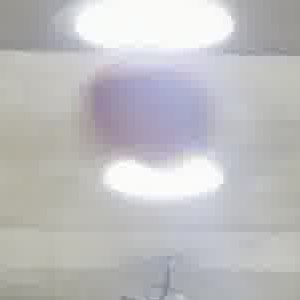
#> input picture src/images/basketball_crop.jpg, 300 x 300 px
$ python '02_8_Computer-Vision_HContour Detection.py'
#> lines starting #> are read from the running program, lines starting #| are printed output that depends on the picture; after the words box and inside, x2 and y2 are one past the last pixel; in counts of white or black regions, pixels touching at a corner belong together
# -*- coding: utf-8 -*-
"""
Part H: Contour Detection
원본: 02_Computer-Vision.ipynb (cell 170~199)
"""


# %% [markdown]
# (아래 셀들은 이전 섹션에서 정의된 상태를 이 파일 단독 실행을 위해 재구성한 것입니다.)


# %%
# --- 이전 section 상태 재구성: 원본 cell 4 ---
import cv2
import numpy as np
import matplotlib.pyplot as plt
import skimage.data

# %%
# --- 이전 section 상태 재구성: 원본 cell 122 ---
motor = skimage.data.stereo_motorcycle()[0]

plt.imshow(motor)
plt.axis("off");

# %%
# --- 이전 section 상태 재구성: 원본 cell 126 ---
# TODO: 빈칸에 선택한 값 지정
red_lower1 = np.array([0, 100, 50])
red_upper1 = np.array([10, 255, 255])
red_lower2 = np.array([170, 100, 50])
red_upper2 = np.array([180, 255, 255])

# TODO: HSV로 색공간 변환
motor_hsv = cv2.cvtColor(motor, cv2.COLOR_RGB2HSV)
#> motor_hsv: shape (500, 741, 3); mean H, S, V 36, 82.2, 129.7

# TODO: Mask 생성
mask_hsv1 = cv2.inRange(motor_hsv, red_lower1, red_upper1)
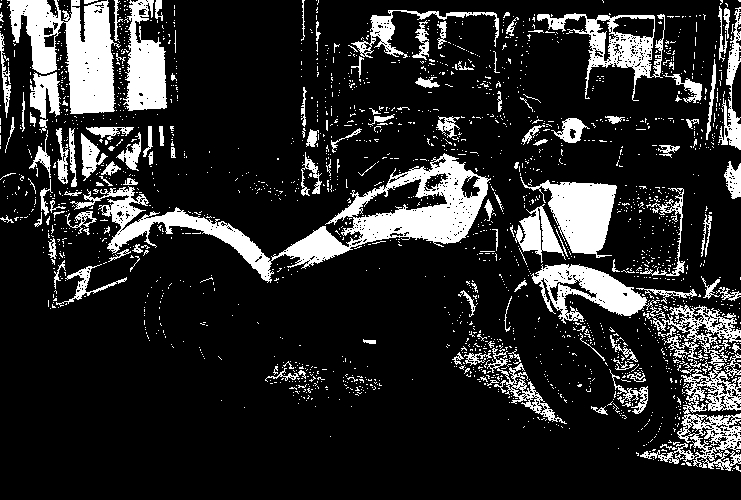
#> mask_hsv1: shape (500, 741); 16.3% white; 2055 white regions (1919 under 20 px), largest, box (x1, y1, x2, y2) and area: (70, 153, 491, 283) 11599, (531, 264, 741, 471) 8499, (7, 0, 121, 114) 6868
mask_hsv2 = cv2.inRange(motor_hsv, red_lower2, red_upper2)
#> mask_hsv2: shape (500, 741); 1.2% white; 385 white regions (368 under 20 px), largest, box (x1, y1, x2, y2) and area: (325, 179, 421, 247) 1547, (264, 253, 312, 283) 579, (183, 210, 261, 249) 284
mask_hsv = cv2.bitwise_or(mask_hsv1, mask_hsv2)
#> mask_hsv: shape (500, 741); 17.5% white; 1985 white regions (1851 under 20 px), largest, box (x1, y1, x2, y2) and area: (65, 153, 494, 283) 15691, (531, 264, 741, 471) 8815, (7, 0, 121, 114) 6868

plt.figure(figsize=(16,8))

plt.subplot(1,2,1), plt.imshow(motor), plt.title("Original")
plt.subplot(1,2,2), plt.imshow(mask_hsv, cmap="gray"), plt.title("Binary Mask")

for ax in plt.gcf().axes:
    ax.axis("off")


# %%
# --- 이전 section 상태 재구성: 원본 cell 145 ---
basketball = cv2.imread('src/images/basketball_crop.jpg')
#> basketball is the input picture: shape (300, 300, 3); mean B, G, R 191.8, 190.1, 190.6
basketball_rgb = cv2.cvtColor(basketball, cv2.COLOR_BGR2RGB)

plt.imshow(basketball_rgb)
plt.axis("off");

# %%
# --- 이전 section 상태 재구성: 원본 cell 152 ---
lab = cv2.cvtColor(basketball, cv2.COLOR_BGR2LAB)
#> lab: shape (300, 300, 3); mean of channels 0, 1, 2 196.5, 128.6, 127.2

lower_orange_lab = np.array([ 70, 130,  70])
upper_orange_lab = np.array([180, 230, 185])

mask_lab = cv2.inRange(lab, lower_orange_lab, upper_orange_lab)
#> mask_lab: shape (300, 300); 8% white; 14 white regions (11 under 20 px), largest, box (x1, y1, x2, y2) and area: (80, 76, 200, 155) 6881, (48, 31, 64, 48) 229, (42, 32, 47, 47) 64

plt.imshow(mask_lab, cmap="gray")
plt.axis("off");

# %%
# --- 이전 section 상태 재구성: 원본 cell 57 ---
image = skimage.data.astronaut()
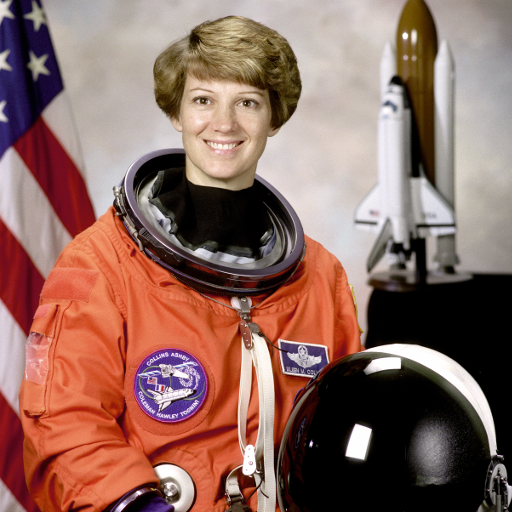
#> input picture skimage.data.astronaut(), 512 x 512 px
#> image is the input picture: shape (512, 512, 3); mean R, G, B 141.6, 105.8, 96.5
image = image.astype(np.float32) / 255.

# TODO: 이미지를 HSV 색공간으로 변환
image_hsv = cv2.cvtColor(image, cv2.COLOR_RGB2HSV)
#> image_hsv: shape (512, 512, 3) float32; mean H, S, V 78.3, 0.4, 0.6

# TODO: HSV 이미지의 각 채널 분리
h, s, v = cv2.split(image_hsv)
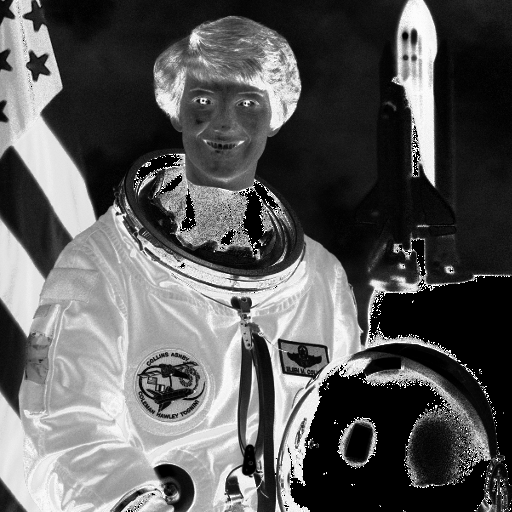
#> s: shape (512, 512) float32; min 0, max 1, mean 0.357

# TODO: V 값에 배율을 적용하여 명도 증폭
v_amplified = v * 1.5

# TODO: np.clip(v, 0, 1)을 사용하여 최소/최대값 설정
v_amplified = np.clip(v_amplified, 0, 1)
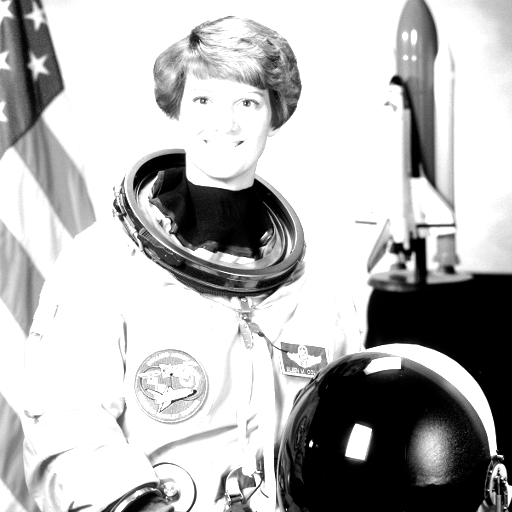
#> v_amplified: shape (512, 512) float32; min 0, max 1, mean 0.724

# TODO: 각 채널을 cv2.merge([h, s, v])로 결합
image_hsv_amplified = cv2.merge([h, s, v_amplified])
#> image_hsv_amplified: shape (512, 512, 3) float32; mean H, S, V 78.3, 0.4, 0.7

# TODO: 색공간을 다시 변환하여 이미지 출력
image_rgb_amplified = cv2.cvtColor(image_hsv_amplified, cv2.COLOR_HSV2RGB)
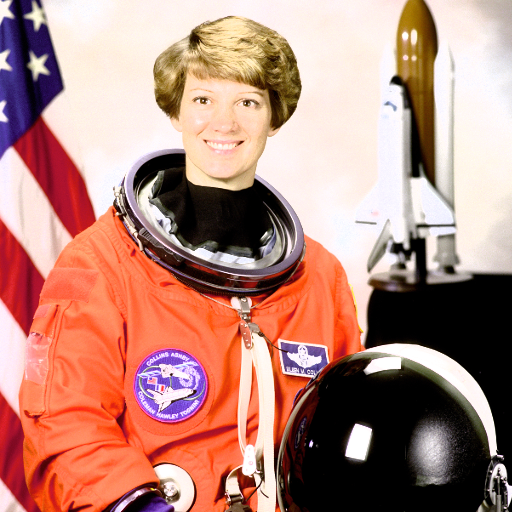
#> image_rgb_amplified: shape (512, 512, 3) float32; mean R, G, B 0.716, 0.533, 0.488
#> the sliders are set to kernel_size = 51

plt.imshow(image_rgb_amplified)
plt.axis("off");


# %%
# --- 이전 section 상태 재구성: 원본 cell 74 ---
from ipywidgets import interact

def change_kernel(kernel_size):
    # 홀수 kernel만 사용
#> called with kernel_size = 51
    if kernel_size % 2 == 0:
        kernel_size += 1

    b_blur = cv2.blur(image, (kernel_size, kernel_size))
    g_blur = cv2.GaussianBlur(image, (kernel_size, kernel_size), 0)

    plt.figure(figsize=(16,8))
    plt.subplot(1,2,1), plt.imshow(b_blur), plt.title(f"Box Filter ({kernel_size}x{kernel_size})")
    plt.subplot(1,2,2), plt.imshow(g_blur), plt.title(f"Gaussian Filter ({kernel_size}x{kernel_size})")

    for ax in plt.gcf().axes:
        ax.axis("off")

    plt.show()

interact(change_kernel, kernel_size=(1,101,2));

# %%
# --- 이전 section 상태 재구성: 원본 cell 147 ---
# TODO: 이미지를 HSV 색공간으로 변환
basketball_hsv = cv2.cvtColor(basketball_rgb, cv2.COLOR_RGB2HSV)
#> basketball_hsv: shape (300, 300, 3); mean H, S, V 69.7, 11.7, 195.3

# TODO: lower_orange_hsv, upper_orange_hsv 배열 생성 (농구공 Hue는 대략 5~25, S와 V 범위는 시도)
lower_orange_hsv = np.array([5, 100, 100])
upper_orange_hsv = np.array([25, 255, 255])

# TODO: HSV mask 생성
mask_hsv = cv2.inRange(basketball_hsv, lower_orange_hsv, upper_orange_hsv)
#> mask_hsv: shape (300, 300); every value is 0

plt.imshow(mask_hsv, cmap="gray"), plt.title("Binary Mask")
plt.axis("off");


# %%
# --- 이전 section 상태 재구성: 원본 cell 149 ---
def update_mask(
    h_low, h_high,
    s_low, s_high,
    v_low, v_high
):
    lower_orange_hsv = np.array([h_low, s_low, v_low])
    upper_orange_hsv = np.array([h_high, s_high, v_high])

    mask_hsv = cv2.inRange(basketball_hsv, lower_orange_hsv, upper_orange_hsv)

    plt.figure(figsize=(12,8))

    plt.subplot(1,2,1), plt.imshow(basketball), plt.title("Original")
    plt.axis("off")

    plt.subplot(1,2,2), plt.imshow(mask_hsv, cmap="gray")
    plt.title(f"H:{h_low}-{h_high}, S:{s_low}-{s_high}, V:{v_low}-{v_high}")
    plt.axis("off")

    plt.show()


interact(
    update_mask,
    h_low=(0, 179, 1),
    h_high=(0, 179, 1),
    s_low=(0, 255, 5),
    s_high=(0, 255, 5),
    v_low=(0, 255, 5),
    v_high=(0, 255, 5)
);
#> the sliders are set to h_low = 89, h_high = 89, s_low = 127, s_high = 127, v_low = 127, v_high = 127

# %%
# --- 이전 section 상태 재구성: 원본 cell 154 ---
result_hsv = cv2.bitwise_and(basketball_rgb, basketball_rgb, mask=mask_hsv)
#> result_hsv: shape (300, 300, 3); every value is 0
result_lab = cv2.bitwise_and(basketball_rgb, basketball_rgb, mask=mask_lab)

plt.figure(figsize=(16,8))
plt.subplot(1,3,1), plt.imshow(basketball_rgb), plt.title("Original")
plt.subplot(1,3,2), plt.imshow(result_hsv), plt.title("HSV Mask Result")
plt.subplot(1,3,3), plt.imshow(result_lab), plt.title("LAB Mask Result")

for ax in plt.gcf().axes:
    ax.axis("off")

# %%
# --- 이전 section 상태 재구성: 원본 cell 167 ---
lower_basketball_lab = np.array([70, 130, 70])
upper_basketball_lab = np.array([180, 230, 185])

basketball = cv2.imread('src/images/basketball_crop.jpg')

# TODO: LAB 색공간으로 변환
basketball_lab = cv2.cvtColor(basketball, cv2.COLOR_BGR2LAB)

# TODO: 각 채널 분리
l, a, b = cv2.split(basketball_lab)
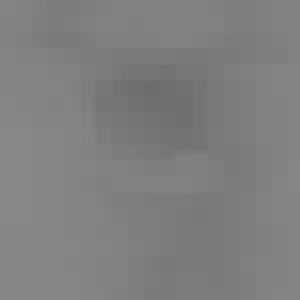
#> b: shape (300, 300); min 109, max 136, mean 127.2

# TODO: CLAHE 생성 (clipLimit은 3.0, tileGridSize는 8x8로 설정)
clahe = cv2.createCLAHE(clipLimit=3.0, tileGridSize=(8, 8))

# TODO: L 채널에 CLAHE 적용 후 강화된 이미지 생성
l_clahe_enhanced = clahe.apply(l)
basketball_enhanced_lab = cv2.merge((l_clahe_enhanced, a, b))
#> basketball_enhanced_lab: shape (300, 300, 3); mean of channels 0, 1, 2 182.8, 128.6, 127.2

# TODO: 강화된 이미지로 binary mask 생성
mask_enhanced = cv2.inRange(basketball_enhanced_lab, lower_basketball_lab, upper_basketball_lab)
#> mask_enhanced: shape (300, 300); 14.7% white; 37 white regions (27 under 20 px), largest, box (x1, y1, x2, y2) and area: (80, 54, 216, 161) 11671, (176, 200, 209, 232) 560, (48, 31, 64, 48) 253

# TODO: 강화된 이미지를 RGB로 변환 후 마스크를 통해 이미지 내 관심 영역만 추출
basketball_enhanced_rgb = cv2.cvtColor(basketball_enhanced_lab, cv2.COLOR_LAB2RGB)
final_result = cv2.bitwise_and(basketball_enhanced_rgb, basketball_enhanced_rgb, mask=mask_enhanced)
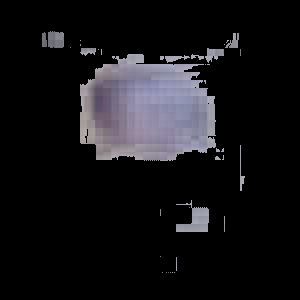
#> final_result: shape (300, 300, 3); mean R, G, B 21.2, 20.5, 23.4

plt.figure(figsize=(16,8))
plt.subplot(1,3,1), plt.imshow(basketball_rgb), plt.title("Original")
plt.subplot(1,3,2), plt.imshow(result_lab), plt.title("LAB Segmentation Result")
plt.subplot(1,3,3), plt.imshow(final_result), plt.title("LAB (CLAHE) Enhanced Segmentation Result")

for ax in plt.gcf().axes:
    ax.axis("off")


# %% [markdown]
# ### H. Contour Detection

# %% [markdown]
# 외곽선 (Contour)이란?
# * binary mask에서 연결된 영역의 외곽선
# * 연결된 영역이기에 적절한 morphological operation 중요

# %% [markdown]
# 우선 최종 생성된 농구공 mask에 morphological operation을 적용하여
# i) 미세한 노이즈를 없애주거나 (opening)
# ii) 빈 공간을 채워 끊어진 영역들을 연결시켜 줍시다 (closing).

# %% [markdown]
# 오토바이 이미지로 한번 contour detection을 시도해봅시다.
#
# 우선 이미지에 약한 blur를 적용한 뒤 binary mask를 생성합니다.
#
# 그 다음, morphological operation으로 mask를 한층 더 깔끔하게 수정합니다.

# %%
# Gaussin blur 적용
motor_blur = cv2.GaussianBlur(motor, (7, 7), 0)
#> (the rest of the program and of its run is left out)
